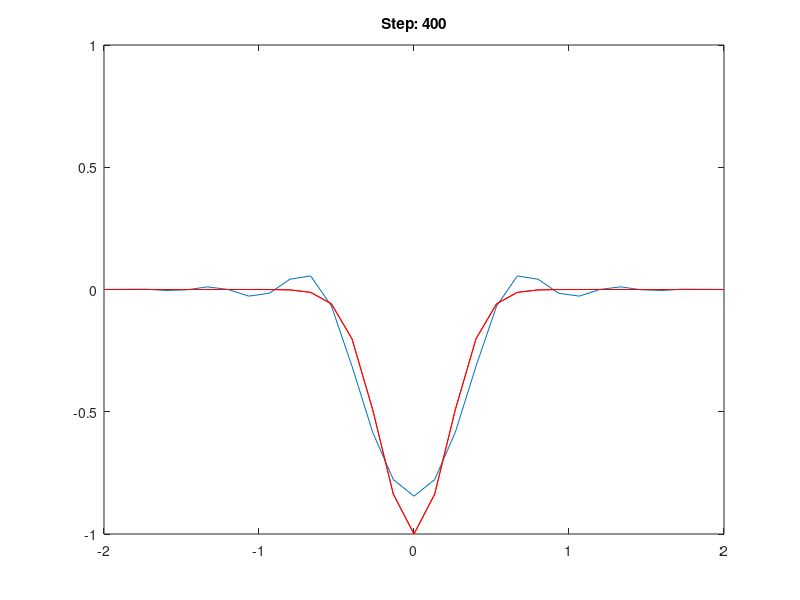

MATLAB code for this plot:
%% FINITE_DIFF_TWO_WAY_WAVE_EQ_WITH_BC
%  Solve the 1D two-way wave equation using standard finite differences and
%  boundary conditions.
%
%  PDE:      d^2u/dt^2 = c^2 * d^2u/dx^2    on domain [-2, 2]
%  Scheme:   Centered-in-Time, Centered-in-Space (CTCS)
%            Explicit second-order accurate in time and space
%
%  Time-stepping update:
%      U^{n+1} = 2*U^{n} - U^{n-1} + (c^2 * dt^2 * D_fd) * U^{n}
%  where D_fd is the standard second-derivative finite-difference matrix:
%
%      D_fd = (1/dx^2) * tridiag([1, -2, 1])
%
%  OUTPUTS:
%    U2_fd       - Final solution vector at last time step
%    error_fd    - Norm of error vs. analytic or reference solution
%    walltime_fd - Wall-clock time (seconds) for the simulation
%    flops_fd    - Estimated floating-point operation count
%
%  SEE ALSO:
%    mimetic_diff_two_way_wave_eq, comparison_two_way_wave_md_vs_fd
%
%  NOTES:
% We use a larger domain for graphing wave movement without boundary issues.
% This removes any boundary, so we can compare just the methods, without
% having to do anything for the boundary. A straightforward comparison of
% just the methods.
%
% The discretization has a second order accurate time scheme, so it will never
% get >2 convergence. This file is commented for first time users, to explain
% and show differences with the mimetic difference method.
%
% ----------------------------------------------------------------------------
% SPDX-License-Identifier: GPL-3.0-or-later
% © 2008-2024 San Diego State University Research Foundation (SDSURF).
% See LICENSE file or https://www.gnu.org/licenses/gpl-3.0.html for details.
% ----------------------------------------------------------------------------
%

%% Problem definition
west = -2.0;     % Domain's leftmost limits
east = 2.0;      % Domain's rightmost limit

c = 0.1;
dt = 0.1;

%% Number of cells to try, grid points is cells+1
num_cells = [  30 ];

% generic holders for metrics within the loops
error_fd = zeros(size(num_cells));
walltime_fd = zeros(size(num_cells));
flops_fd = zeros(size(num_cells));

% Initial Condition Function
f = @(x) ( (x > -0.5) & (x < 0.5) ) .* (cos(pi * x).^2);
f = @(x) exp( -x.^2 / 0.1 );

% Wave solution using d'Alembert
u = @(x,t) 0.5 * ( f(x - c * t) + f(x + c * t) );

for cell_index = 1 : numel(num_cells)

    %% Setup the domain
    m = num_cells(cell_index);      % Number of cells, mimetics uses 'cells'
    nx = m+1;                       % number of grid points

    dx = (east - west) / m;         % spacial discretization

    r2_fd = c^2 * (dt^2 / dx^2);    % c in the equation

    %t = ceil( 2/(c * dt) );         % first step euler, so t is one less
    t = 1 * ( east - west ) / c / dt;
    % FD grid
    grid_fd =  west : dx : east;

    %% Initial Displacement is cos curve
    U0_fd = u(grid_fd', 0);

    % The analytic solution, so we can check the error
    analytic_fd = -U0_fd;

    %% Centered Scheme Matrix L
    % L is (I + cD), a tridiagonal sparse matrix:
    %
    % L =
    %   [2-2c  c    0    0    0
    %    c   2-2c   c    0    0
    %    0     α  2-2c   c    0
    %    0     0    c  2-2c   c
    %    0     0    0    c  2-2c]
    %
    % where c =  r2_fd = c^2 * (dt^2 / dx^2)

    % For step 1
    % Make a vector of ones, this will be the -1,+1 diagonal of matrix LTCS
    B = ( r2_fd ) * ones(nx,1);

    % The next vector of ones will be the main diagonal of LTCS
    A = (2 - (2 * r2_fd)) * ones(nx,1);

    % Build sparse matrix consisting of diagonals A and D
    LTCS = spdiags([B A B], [-1,0,1], nx, nx);

    % Boundary Conditions, not needed with time<2, but here for reference
    LTCS(1,1) = 1; LTCS(1,2) = 0;
    LTCS(end,end) = 1; LTCS(end,end-1) = 0;

    % Step one is different, precomputed using Euler method
    U1_fd = 0.5 * LTCS * U0_fd;

    U2_fd = U1_fd;      % Increment time step

    %% Loop over time values
    nnz_fd = nnz(LTCS);
    figure
    tic
    for i = 1 : t

        U2_fd = (LTCS * U1_fd) - U0_fd;

        % Shift everyone back for leapfrog scheme
        U0_fd = U1_fd;
        U1_fd = U2_fd;
        plot(grid_fd,U1_fd); hold on;
        plot(grid_fd, analytic_fd, 'r'); hold off;
        str=['Step: ', num2str(i) ];
        title(str);
        ylim([-1 1]);
        drawnow
    end
    hold on
    plot(grid_fd, analytic_fd, 'r');

    walltime_fd(cell_index) = toc;

    % Number of flops
    flops_fd(cell_index) = (2 * nnz_fd + length(U0_fd)) * t;
    %error_fd(cell_index) = max(abs(U2_fd-analytic_fd));
    
    diff = U2_fd - analytic_fd;
    error_fd(cell_index) = norm(diff) / norm(analytic_fd);
end
